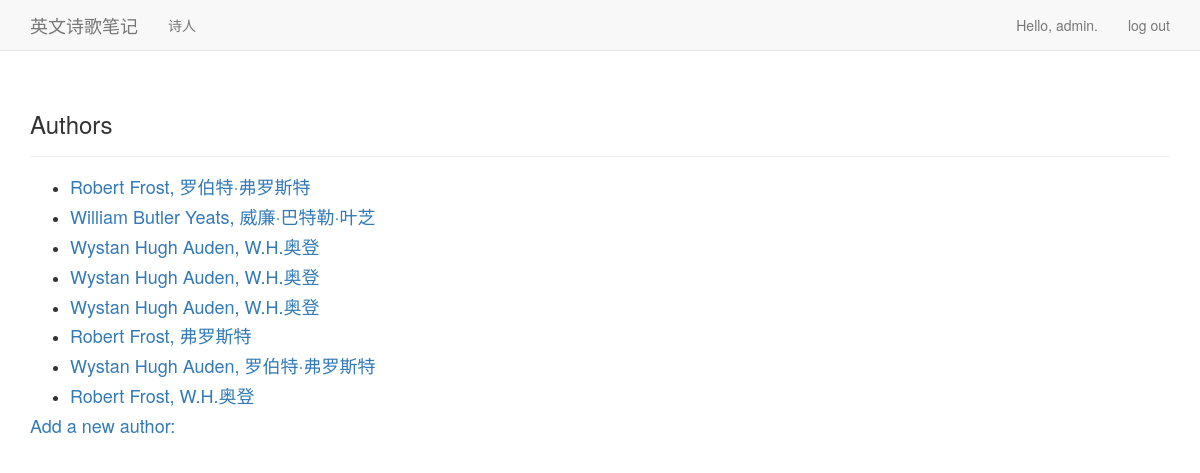
Page /authors/ (signed in) on the committed database.
### poems/models.py (models this page shows)
class Author(models.Model):
    name_en = models.CharField(max_length=100)
    name_zh = models.CharField(max_length=100)
    date_added = models.DateTimeField(auto_now_add=True)
    owner = models.ForeignKey(User, on_delete=models.PROTECT)
    def __str__(self):
        return self.name_en + ', ' + self.name_zh

### poems/views.py (the view)
# urls.py: path('authors/', views.authors, name='authors'),
def authors(request):
    authors = Author.objects.order_by('date_added')
    context = {'authors': authors}
    return render(request, 'poems/authors.html', context)

### poems/templates/poems/authors.html (shortened to what this page needs)
<!DOCTYPE html>
<html lang="en">
{% extends 'poems/base.html' %}
{% block header %}
  <h3>Authors</h3>
{% endblock header %}
{% block content %}
  <ul>
      {% for author in authors %}
        <li>
            <h4>
                <a href="/authors/{{ author.id }}/">{{ author }}</a>
            </h4>
        </li>
      {% empty %}
        <li>No authors have been added yet.</li>
      {% endfor %}
  </ul>
  <h4><a href="/new_author/">Add a new author:</a></h4>
{% endblock content %}

### poems/templates/poems/base.html (shortened to what this page needs)
{% load bootstrap3 %}
<!DOCTYPE html>
<html lang="en">
  <head>
      {% bootstrap_css %}
  </head>
  <body>
    <nav class="navbar navbar-default navbar-static-top">
        <div class="container">
            <div class="navbar-header">
                <a class="navbar-brand" href="/">英文诗歌笔记</a>
            </div>
            <div id="navbar" class="navbar-collapse collapse">
                <ul class="nav navbar-nav">
                    <li><a href="/authors/">诗人</a></li>
                </ul>
                <ul class="nav navbar-nav navbar-right">
                    {% if user.is_authenticated %}
                      <li><a>Hello, {{ user.username }}.</a></li>
                      <li><a href="/users/logout/">log out</a></li>
                    {% else %}
                      <li><a href="/users/register/">register</a></li>
                      <li><a href="/users/login/">log in</a></li>
                    {% endif %}
                </ul>
            </div>
        </div>
    </nav>
    <div class="container">
      <div class="page-header">
          {% block header %}{% endblock header %}
      </div>
        <div>
            {% block content %}{% endblock content %}
        </div>
    </div>
  </body>
</html>

### rows in the picture
Author: name_en+name_zh "Robert Frost, 罗伯特·弗罗斯特"
Author: name_en+name_zh "William Butler Yeats, 威廉·巴特勒·叶芝"
Author: name_en+name_zh "Wystan Hugh Auden, W.H.奥登"
Author: name_en+name_zh "Wystan Hugh Auden, W.H.奥登"
Author: name_en+name_zh "Wystan Hugh Auden, W.H.奥登"
Author: name_en+name_zh "Robert Frost, 弗罗斯特"
Author: name_en+name_zh "Wystan Hugh Auden, 罗伯特·弗罗斯特"
Author: name_en+name_zh "Robert Frost, W.H.奥登"

### other values in the picture
{{ user.username }} "admin"
